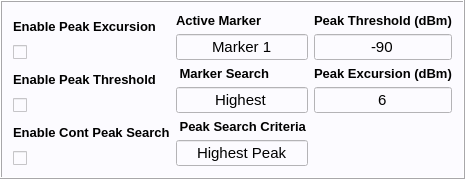
  <widget class="QFrame" name="frame_8">
   <property name="geometry">
    <rect>
     <x>826</x>
     <y>434</y>
     <width>465</width>
     <height>171</height>
    </rect>
   </property>
   <property name="styleSheet">
    <string notr="true">background-color: rgb(252, 251, 255);</string>
   </property>
   <property name="frameShape">
    <enum>QFrame::Box</enum>
   </property>
   <property name="frameShadow">
    <enum>QFrame::Raised</enum>
   </property>
   <layout class="QGridLayout" name="gridLayout_20">
    <item row="0" column="0">
     <layout class="QGridLayout" name="gridLayout_11">
      <item row="0" column="0" rowspan="2">
       <widget class="QLabel" name="label_25">
        <property name="font">
         <font>
          <family>Arial</family>
          <pointsize>10</pointsize>
          <weight>75</weight>
          <bold>true</bold>
         </font>
        </property>
        <property name="text">
         <string>Enable Peak Excursion</string>
        </property>
       </widget>
      </item>
      <item row="0" column="1">
       <widget class="QLabel" name="label_28">
        <property name="font">
         <font>
          <family>Arial</family>
          <pointsize>10</pointsize>
          <weight>75</weight>
          <bold>true</bold>
         </font>
        </property>
        <property name="text">
         <string>Active Marker</string>
        </property>
       </widget>
      </item>
      <item row="0" column="2">
       <widget class="QLabel" name="label_29">
        <property name="font">
         <font>
          <family>Arial</family>
          <pointsize>10</pointsize>
          <weight>75</weight>
          <bold>true</bold>
         </font>
        </property>
        <property name="text">
         <string>Peak Threshold (dBm)</string>
        </property>
       </widget>
      </item>
      <item row="1" column="1" rowspan="2">
       <widget class="QLineEdit" name="lineEdit_Act_Mark">
        <property name="font">
         <font>
          <family>Arial</family>
          <pointsize>11</pointsize>
         </font>
        </property>
        <property name="text">
         <string>Marker 1</string>
        </property>
        <property name="echoMode">
         <enum>QLineEdit::Normal</enum>
        </property>
        <property name="alignment">
         <set>Qt::AlignCenter</set>
        </property>
       </widget>
      </item>
      <item row="1" column="2" rowspan="2">
       <widget class="QLineEdit" name="lineEdit_Peak_thrs">
        <property name="font">
         <font>
          <family>Arial</family>
          <pointsize>11</pointsize>
         </font>
        </property>
        <property name="text">
         <string>-90</string>
        </property>
        <property name="alignment">
         <set>Qt::AlignCenter</set>
        </property>
       </widget>
      </item>
      <item row="2" column="0">
       <widget class="QCheckBox" name="Enable_Peak_Exc">
        <property name="text">
         <string/>
        </property>
       </widget>
      </item>
      <item row="3" column="0" rowspan="2">
       <widget class="QLabel" name="label_26">
        <property name="font">
         <font>
          <family>Arial</family>
          <pointsize>10</pointsize>
          <weight>75</weight>
          <bold>true</bold>
         </font>
        </property>
        <property name="text">
         <string>Enable Peak Threshold</string>
        </property>
       </widget>
      </item>
      <item row="3" column="1">
       <widget class="QLabel" name="label_31">
        <property name="font">
         <font>
          <family>Arial</family>
          <pointsize>10</pointsize>
          <weight>75</weight>
          <bold>true</bold>
         </font>
        </property>
        <property name="text">
         <string> Marker Search</string>
        </property>
       </widget>
      </item>
      <item row="3" column="2">
       <widget class="QLabel" name="label_30">
        <property name="font">
         <font>
          <family>Arial</family>
          <pointsize>10</pointsize>
          <weight>75</weight>
          <bold>true</bold>
         </font>
        </property>
        <property name="text">
         <string>Peak Excursion (dBm)</string>
        </property>
       </widget>
      </item>
      <item row="4" column="1" rowspan="2">
       <widget class="QLineEdit" name="lineEdit_Mrk_Serach">
        <property name="font">
         <font>
          <family>Arial</family>
          <pointsize>11</pointsize>
         </font>
        </property>
        <property name="text">
         <string>Highest</string>
        </property>
        <property name="alignment">
         <set>Qt::AlignCenter</set>
        </property>
       </widget>
      </item>
      <item row="4" column="2" rowspan="2">
       <widget class="QLineEdit" name="lineEdit_Peak_Excursion">
        <property name="font">
         <font>
          <family>Arial</family>
          <pointsize>11</pointsize>
         </font>
        </property>
        <property name="text">
         <string>6</string>
        </property>
        <property name="alignment">
         <set>Qt::AlignCenter</set>
        </property>
       </widget>
      </item>
      <item row="5" column="0">
       <widget class="QCheckBox" name="Enable_Peak_Thrs">
        <property name="text">
         <string/>
        </property>
       </widget>
      </item>
      <item row="6" column="0" rowspan="2">
       <widget class="QLabel" name="label_27">
        <property name="font">
         <font>
          <family>Arial</family>
          <pointsize>10</pointsize>
          <weight>75</weight>
          <bold>true</bold>
         </font>
        </property>
        <property name="text">
         <string>Enable Cont Peak Search</string>
        </property>
       </widget>
      </item>
      <item row="6" column="1">
       <widget class="QLabel" name="label_32">
        <property name="font">
         <font>
          <family>Arial</family>
          <pointsize>10</pointsize>
          <weight>75</weight>
          <bold>true</bold>
         </font>
        </property>
        <property name="text">
         <string> Peak Search Criteria</string>
        </property>
       </widget>
      </item>
      <item row="7" column="1" rowspan="2">
       <widget class="QLineEdit" name="lineEdit_Peak_Search_Criteria">
        <property name="font">
         <font>
          <family>Arial</family>
          <pointsize>11</pointsize>
         </font>
        </property>
        <property name="text">
         <string>Highest Peak</string>
        </property>
        <property name="alignment">
         <set>Qt::AlignCenter</set>
        </property>
       </widget>
      </item>
      <item row="8" column="0">
       <widget class="QCheckBox" name="Enable_Cont_Peak_Search">
        <property name="text">
         <string/>
        </property>
       </widget>
      </item>
     </layout>
    </item>
   </layout>
  </widget>
